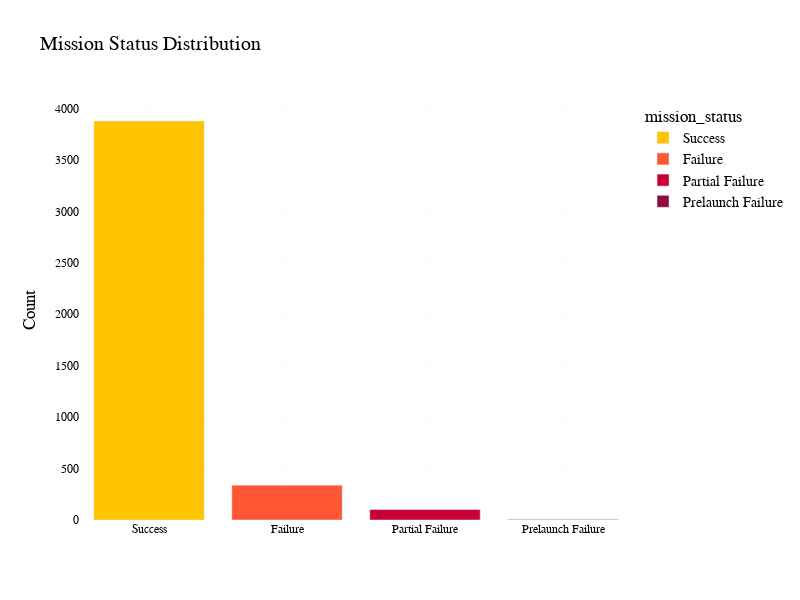

Source (notebook cell):
### Markdown cell above
Now we will check status distribution for all missions.

### Code cell
import plotly.express as px

# Get the data
ds = df['Status Mission'].value_counts().reset_index()
ds.columns = ['mission_status', 'count']
ds = ds.sort_values('count', ascending=False)

# Define colors for the bar chart
colors = ['#FFC300', '#FF5733', '#C70039', '#900C3F', '#581845']

# Create the bar chart
fig = px.bar(ds, 
             x='mission_status', 
             y='count', 
             title='Mission Status Distribution',
             color='mission_status', # Set the colors of the bars based on mission status
             color_discrete_sequence=colors, # Use the defined colors for the bars
             height=600, 
             width=800
            )

# Update the layout
fig.update_layout(
    plot_bgcolor='#FFFFFF', 
    xaxis=dict(
        title='',
        showgrid=True,
        gridcolor='lightgray',
        gridwidth=0.1,
        tickfont=dict(size=12)
    ),
    yaxis=dict(
        title='Count',
        showgrid=True,
        gridcolor='lightgray',
        gridwidth=0.1,
        tickfont=dict(size=12),
        automargin=True
    ),
    font=dict(
        family='Arial',
        size=14,
        color='black'
    )
)

# Show the plot
fig.show()

### Figure 1 — Plotly figure (JSON) as saved in the notebook; plotly's stock layout.template omitted (floating-point values rounded to 4 significant figures)
{"data": [{"alignmentgroup": "True", "hovertemplate": "mission_status=%{x}<br>count=%{y}<extra></extra>", "legendgroup": "Success", "marker": {"color": "#FFC300", "pattern": {"shape": ""}}, "name": "Success", "offsetgroup": "Success", "orientation": "v", "showlegend": true, "textposition": "auto", "type": "bar", "x": ["Success"], "xaxis": "x", "y": [3879], "yaxis": "y"}, {"alignmentgroup": "True", "hovertemplate": "mission_status=%{x}<br>count=%{y}<extra></extra>", "legendgroup": "Failure", "marker": {"color": "#FF5733", "pattern": {"shape": ""}}, "name": "Failure", "offsetgroup": "Failure", "orientation": "v", "showlegend": true, "textposition": "auto", "type": "bar", "x": ["Failure"], "xaxis": "x", "y": [339], "yaxis": "y"}, {"alignmentgroup": "True", "hovertemplate": "mission_status=%{x}<br>count=%{y}<extra></extra>", "legendgroup": "Partial Failure", "marker": {"color": "#C70039", "pattern": {"shape": ""}}, "name": "Partial Failure", "offsetgroup": "Partial Failure", "orientation": "v", "showlegend": true, "textposition": "auto", "type": "bar", "x": ["Partial Failure"], "xaxis": "x", "y": [102], "yaxis": "y"}, {"alignmentgroup": "True", "hovertemplate": "mission_status=%{x}<br>count=%{y}<extra></extra>", "legendgroup": "Prelaunch Failure", "marker": {"color": "#900C3F", "pattern": {"shape": ""}}, "name": "Prelaunch Failure", "offsetgroup": "Prelaunch Failure", "orientation": "v", "showlegend": true, "textposition": "auto", "type": "bar", "x": ["Prelaunch Failure"], "xaxis": "x", "y": [4], "yaxis": "y"}], "layout": {"barmode": "relative", "font": {"color": "black", "family": "Arial", "size": 14}, "height": 600, "legend": {"title": {"text": "mission_status"}, "tracegroupgap": 0}, "plot_bgcolor": "#FFFFFF", "title": {"text": "Mission Status Distribution"}, "width": 800, "xaxis": {"anchor": "y", "categoryarray": ["Success", "Failure", "Partial Failure", "Prelaunch Failure"], "categoryorder": "array", "domain": [0, 1], "gridcolor": "lightgray", "gridwidth": 0.1, "showgrid": true, "tickfont": {"size": 12}, "title": {"text": ""}}, "yaxis": {"anchor": "x", "automargin": true, "domain": [0, 1], "gridcolor": "lightgray", "gridwidth": 0.1, "showgrid": true, "tickfont": {"size": 12}, "title": {"text": "Count"}}}}
